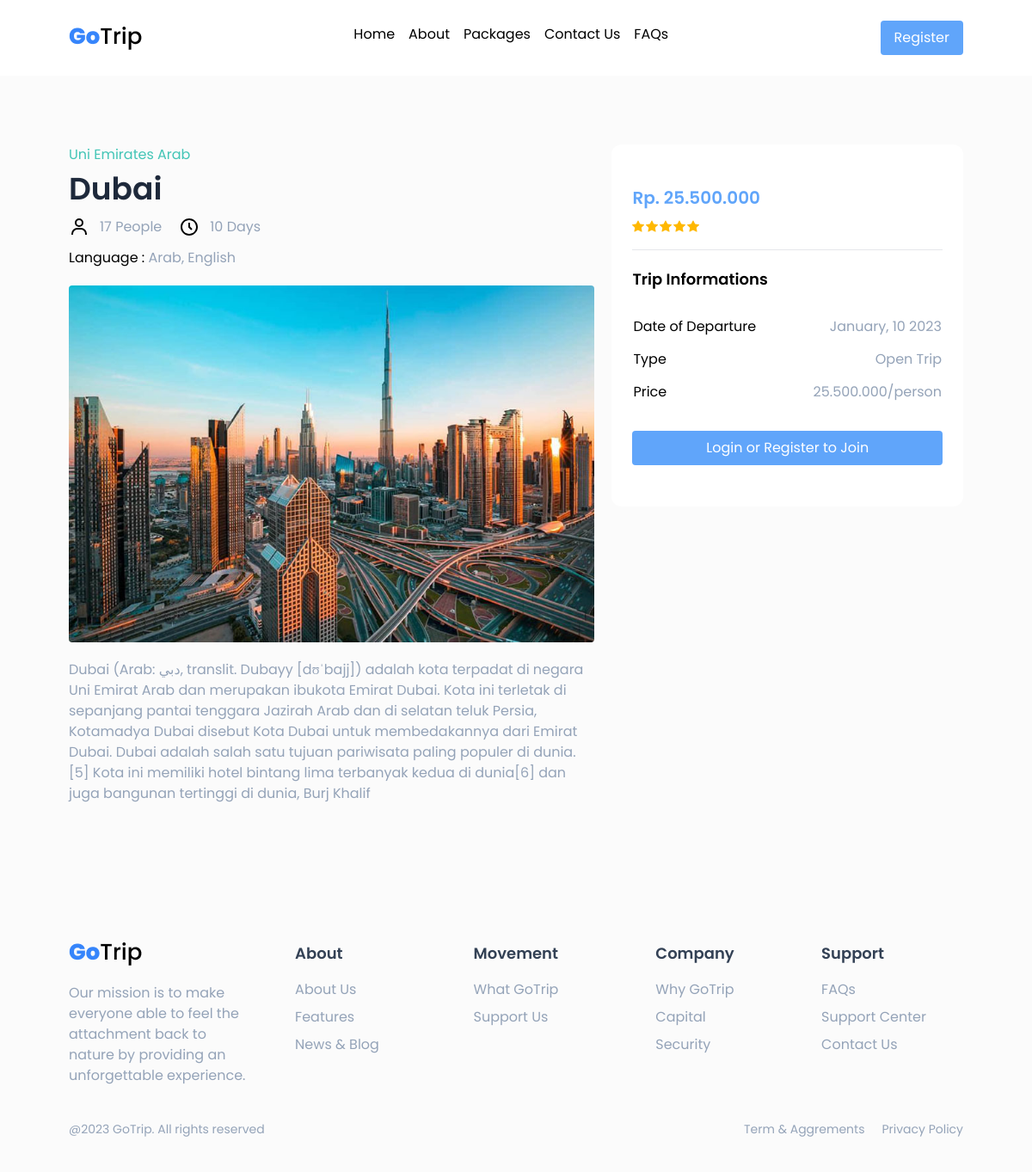
Page /article.php?id=3 on the committed database.
### tables this page shows
CREATE TABLE `tb_locations` (
  `id` int(11) NOT NULL,
  `link` varchar(50) NOT NULL,
  `title` varchar(100) NOT NULL,
  `location` varchar(50) NOT NULL,
  `price` int(11) NOT NULL,
  `image` varchar(50) NOT NULL,
  `image_article` varchar(50) NOT NULL,
  `language` varchar(50) NOT NULL,
  `text_article` longtext NOT NULL,
  `visitor` int(11) NOT NULL,
  `visit_time` int(11) NOT NULL
);

### function.php (called while the page is built)
<?php
function rupiah($angka)
{
    $hasil_rupiah = number_format($angka, 0, ',', '.');
    return $hasil_rupiah;
}

### article.php (the view, shortened to what this page needs)
<?php include("koneksi.php") ?>
<?php include("header.php") ?>
<?php include('function.php')?>
<section class="p-10 md:p-20 bg-[#FBFBFB] flex gap-5 flex-col md:flex-row">
    <div class="flex flex-col md:flex-row justify-between w-full md:w-3/5" id="artikel-box">
        <?php
            $link = $_GET['id'];
            $query = mysqli_query($koneksi,'SELECT * FROM tb_locations');
            while($data = mysqli_fetch_array($query)){
            if ($data['id']==$link) {
        ?>
        <div>
            <p class="subtitle"><?= $data['location']?></p>
            <h1 class="title mt-2 mb-3"><?= $data['title']?></h1>
            <div class="flex gap-5">
                <div class="flex gap-3">
                    <svg xmlns="http://www.w3.org/2000/svg" width="24" height="24" viewBox="0 0 24 24" style="fill: rgba(0, 0, 0, 1);">
                        <path d="M12 2a5 5 0 1 0 5 5 5 5 0 0 0-5-5zm0 8a3 3 0 1 1 3-3 3 3 0 0 1-3 3zm9 11v-1a7 7 0 0 0-7-7h-4a7 7 0 0 0-7 7v1h2v-1a5 5 0 0 1 5-5h4a5 5 0 0 1 5 5v1z">
                        </path>
                    </svg>
                    <p class="description"><?= $data['visitor'] ?> People</p>
                </div>
                <div class="flex gap-3">
                    <p class="description"><?= $data['visit_time'] ?> Days</p>
                </div>
            </div>
            <p class="mt-3">Language : <span class="description"><?= $data['language'] ?></span></p>
            <img src="images/<?= $data['image_article']?>" alt="" class="mt-5 rounded">
            <p class="description mt-5 text-justify md:text-left">
                <?= $data['text_article'] ?>
            </p>
        </div>
    </div>
    <div class="p-6 w-full md:w-2/5 bg-white rounded-xl h-3/4 py-12" id="order-box">
        <h2 class="text-blue-400 text-xl font-semibold mb-3">Rp. <?= rupiah($data['price']) ?></h2>
        <img src="../dist/images/Frame 15.png" alt="" class="">
        <hr class="my-5">
        <p class="font-semibold mb-4 text-lg">Trip Informations</p>
        <table class="w-full border-separate border-spacing-y-3">
            <tr>
                <td>Date of Departure</td>
                <td class="text-right description">January, 10 2023</td>
            </tr>
            <tr>
                <td>Type</td>
                <td class="text-right description">Open Trip</td>
            </tr>
            <tr>
                <td>Price</td>
                <td class="text-right description"><?php  echo rupiah($data['price'])  ?>/person</td>
            </tr>
        </table>
        <p class="btn w-full text-center mt-5 cursor-pointer">Login or Register to Join</p>
    </div>
    <?php    }}
        ?>
</section>
<?php include("footer.php") ?>

### rows in the picture
tb_locations: location "Uni Emirates Arab", title "Dubai", visitor "17", visit_time "10", language "Arab, English", image_article (picture), text_article "Dubai (Arab: دبي, translit. Dubayy [dʊˈbajj]) adalah kota terpadat di negara Uni Emirat Arab dan merupakan ibukota Emirat Dubai. Kota ini terletak di sepanjang pantai tenggara Jazirah Arab dan di selatan teluk Persia, Kotamadya Dubai disebut Kota Dubai untuk membedakannya dari Emirat Dubai. Dubai adalah salah satu tujuan pariwisata paling populer di dunia.[5] Kota ini memiliki hotel bintang lima terbanyak kedua di dunia[6] dan juga bangunan tertinggi di dunia, Burj Khalif", price "25.500.000"
